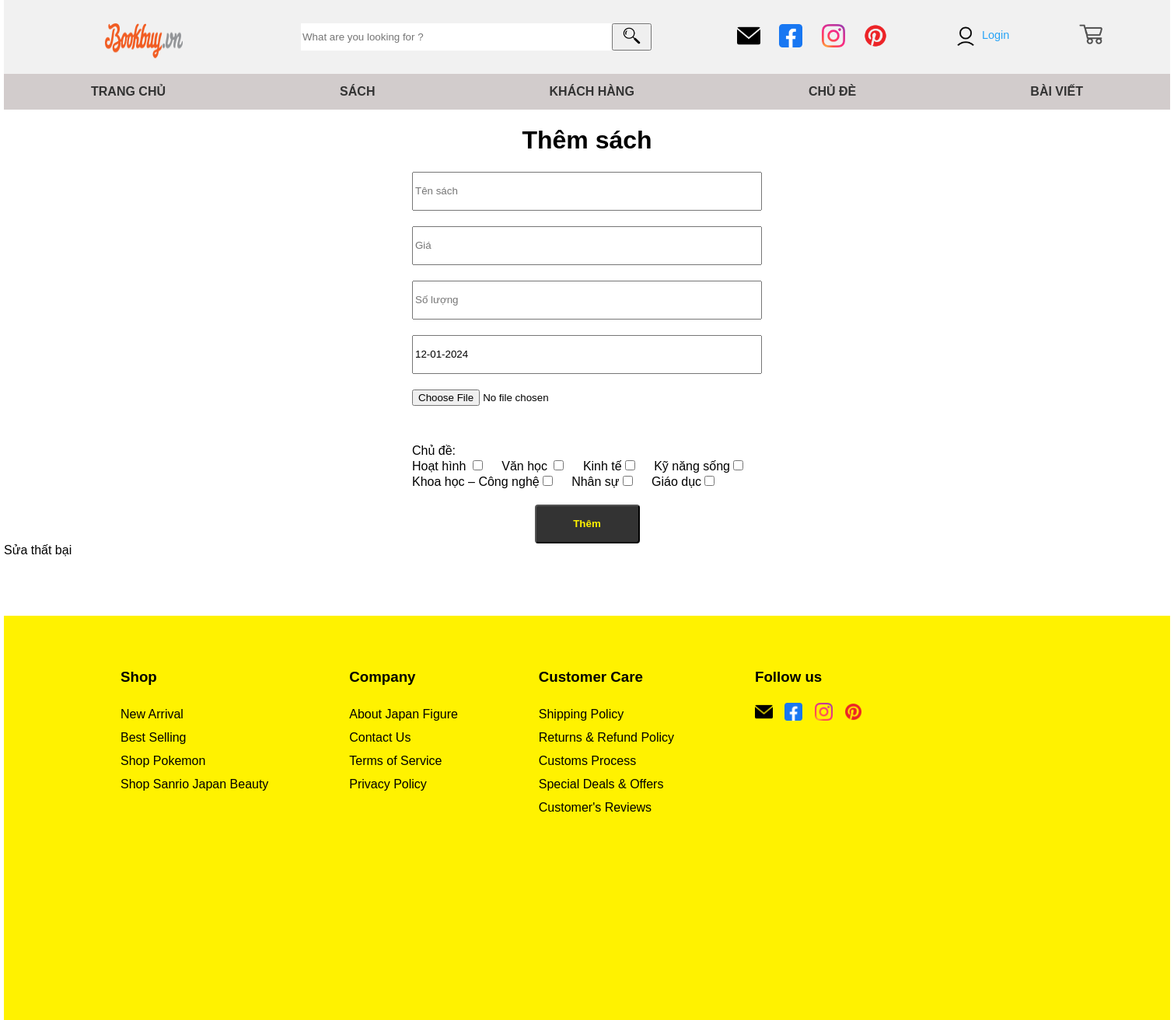
The app's page /AddUpdateBook.php with its own data.
### tables this page shows
CREATE TABLE IF NOT EXISTS `chude` (
  `machude` int(11) NOT NULL AUTO_INCREMENT,
  `tenchude` varchar(50) DEFAULT NULL,
  PRIMARY KEY (`machude`)
);

### Category.php (called while the page is built, shortened)
<?php
include_once "DB.php";
function findAllCategory()
{
    $conn = connectDB();
    $stmt = $conn->prepare("SELECT * FROM chude");
    $stmt->execute();
    $kq = $stmt->fetchAll();
    return $kq;
}

### AddUpdateBook.php (the view, shortened to what this page needs)
<!DOCTYPE html>
<html lang="en">
<head>
    <link rel="stylesheet" href="stylebuy.css">
    <link rel="stylesheet" href="style.css">
    <link rel="stylesheet" href="styleLogin.css">
</head>
<body>
    <?php
    include_once "DB.php";
    include_once "Category.php";
    ?>
    <div class="header">
        <div class="box_header">
            <a href="index.php"> <img class="img_header" src="image/banner/logo.png" alt=""></a>
            <div class="box_search">
                <input type="text" name="" id="search_item" placeholder="What are you looking for ? ">
                <button class="button_search"><img src="image/icon/search_icon.png" alt="" width="70%"></button>
            </div>
        </div>
        <div class="bar_item">
            <div class="list_img">
                <a class="img_link" href=""><img src="image/icon/icon_mail.png" alt=""></a>
                <a class="img_link" href=""><img src="image/icon/icon_facebook.png" alt=""></a>
                <a class="img_link" href=""><img src="image/icon/icon_instagram.png" alt=""></a></a>
                <a class="img_link" href=""><img src="image/icon/icon_pinterest.png" alt=""></a></a>
            </div>
            <div class="info_item">
                <div><a href="Login.php" class="login"><img src="image/icon/icon_person.png" alt="" width="30px" style="margin-right: 10%;"><span>
                            <?php
                            if (isset($_GET["userId"])) {
                                $id = $_GET["userId"];
                                $user = findUser($id);
                                foreach ($user as $key => $value) {
                                    echo $value["hoten"];
                                }
                            } else {
                                echo "Login";
                            }
                            ?></span></a></div>
                <div><a href=""><img src="image/icon/icon_cart.png" alt="" width="30px"></a></div>
            </div>
        </div>
    </div>
    <div class="topnav">
        <a href="#">TRANG CHỦ</a>
        <a href="BookManager.php">SÁCh</a>
        <a href="#">KHÁCH HÀNG</a>
        <a href="#">CHỦ ĐÈ</a>
        <a href="#">BÀI VIẾT</a>
    </div>
    <div class="form_login">
        <form action="" method="post" enctype="multipart/form-data">
            <h1 style="text-align: center;">
                <?php
                $id = $_GET["userId"];
                $idBook = $_GET["id"];
                if (isset($id)) {
                    echo "Sửa sách";
                } else {
                    echo "Thêm sách";
                }
                ?>
            </h1>
            <input class="input" type="text" name="tensach" id="" placeholder="Tên sách" value="<?php echo $book->tensach ?>"><br>
            <input class="input" type="text" name="gia" id="" placeholder="Giá" value="<?php echo $book->gia ?>"><br>
            <input class="input" type="text" name="soluong" id="" placeholder="Số lượng" value="<?php echo $book->soluong ?>"><br>
            <input class="input" type="text" name="ngayphathanh" id="" placeholder="Ngày phát hành" value="<?php $date = date_create($book->ngaycapnhat);
                                                                                                            echo date_format($date, "d-m-Y"); ?>"><br>
            <input class="input" type="file" name="anh" value="D:\Repositories\wamp\www\ThiGk\WebFigure/<?php echo $book->image ?>">
            <label for="">Chủ đề:</label><br>
            <?php
            $categories = findAllCategory();
            foreach ($categories as $k => $c) {
                $value = "";
            ?>
                <label for=""><?php echo $c["tenchude"] ?></label><input style="margin-right: 20px;" type="checkbox" name="categories[]" id="" value="<?php echo $c["machude"] ?>" <?php echo $value ?>>
            <?php
                if ($k != 0 && $k % 3 == 0) {
                    echo "<br>";
                }
            }
            ?>
            <div style="text-align: center; margin-top: 20px; height:50px;"><input style="height: 100%" type="submit" class="button_signin" value="<?php
                                                                                                                                                    if (isset($id)) {
                                                                                                                                                        echo "Sửa";
                                                                                                                                                    } else {
                                                                                                                                                        echo "Thêm";
                                                                                                                                                    }
                                                                                                                                                    ?>"></div>
        </form>
    </div>
    <?php
    function indexPost($index, $value = "")
    {
        return $value;
    }
    $tensach = indexPost("tensach");
    $gia = indexPost("gia");
    $soluong = indexPost("soluong");
    $ngayphathanh = indexPost("ngayphathanh");
    $categories = indexPost("categories");
    $arrImg = array("image/png", "image/jpeg", "image/bmp");
    $err = "";
    if (isset($id)) {
        $img = $book->image;
    } else {
        $img = "image/img_item/";
    }
    if ($tensach == "") $err .= "Phải nhập tên sachs <br>";
    if ($gia == "") $err .= "Phải nhập giá <br>";
    if ($soluong == "") $err .= "Phải nhập số lượng <br>";
    if ($ngayphathanh == "") $err .= "Phải nhập ngày phát hành<br>";
    $errFile = $_FILES["anh"]["error"];
    if ($errFile > 0)
        $err .= "Lỗi file hình <br>";
    else {
        $type = $_FILES["anh"]["type"];
        if (!in_array($type, $arrImg))
            $img = "image/img_item/";
    }
    if ($tensach != "" && $gia != "" && $soluong != "" && $ngayphathanh != "" && $img != "" && $img != "image/img_item/" && $categories != "") {
        try {
            $book->tensach = $tensach;
            $book->gia = $gia;
            $book->soluong = $soluong;
            $book->image = $img;
            $date = date_create($ngayphathanh);
            $book->ngaycapnhat = date_format($date, "Y-m-d");
            print_r($book);
            if (isset($id)) {
                $book->id = $idBook;
                if (updateBook($book, $categories)) {
                    echo "Sửa thành công";
                }
                else{
                    echo "Sửa thất bại";
                }
            } else {
                if (addBook($book, $categories)) {
                    echo "Thêm thành công";
                }
                else{
                    echo "Thên thất bại";
                }
            }
        } catch (Exception $ex) {
            if (isset($id)) {
                echo "Sửa thành công";
            } else {
                echo "Thêm thành công";
            }
        }
    }
    else if($img == "image/img_item/"){
        echo "Sửa thất bại";
    }
    ?>
    <footer class="footer">
        <div class="box_footer">
            <div>
                <h3>Shop</h3>
                <a href="">New Arrival</a><br>
                <a href="">Best Selling</a><br>
                <a href="">Shop Pokemon</a><br>
                <a href="">Shop Sanrio</a>
                <a href="">Japan Beauty</a>
            </div>
            <div>
                <h3>Company</h3>
                <a href="">About Japan Figure</a><br>
                <a href="">Contact Us</a><br>
                <a href="">Terms of Service</a><br>
                <a href="">Privacy Policy</a>
            </div>
            <div>
                <h3>Customer Care</h3>
                <a href="">Shipping Policy</a><br>
                <a href="">Returns & Refund Policy</a><br>
                <a href="">Customs Process</a><br>
                <a href="">Special Deals & Offers</a><br>
                <a href="">Customer's Reviews</a>
            </div>
            <div>
                <h3>Follow us</h3>
                <div class="follow_icon">
                    <a href="">
                        <div class="zoom"><img src="image/icon/icon_mail.png" alt=""></div>
                    </a>
                    <a href="">
                        <div class="zoom"><img src="image/icon/icon_facebook.png" alt=""></div>
                    </a>
                    <a href="">
                        <div class="zoom"><img src="image/icon/icon_instagram.png" alt=""></div>
                    </a>
                    <a href="">
                        <div class="zoom"><img src="image/icon/icon_pinterest.png" alt=""></div>
                    </a>
                </div>
            </div>
    </footer>
</body>
</html>

### stylebuy.css (style rules this page uses)
* { font-family: 'Nunito Sans', sans-serif; }

### style.css (style rules this page uses)
* { box-sizing: border-box; font-family: 'Nunito Sans', sans-serif; }
body { margin: 0 auto; width: 1500px; }
.header { background-color: #f1f1f1; padding: 30px; text-align: center; display: flex; align-items: center; }
.topnav { width: 100%; overflow: hidden; display: flex; justify-content: space-around; background-color: #d2cccc; text-transform: uppercase; }
.topnav a { position: relative; float: left; display: block; color: #333; text-align: center; padding: 14px 16px; text-decoration: none; font-weight: 700; }
.img_header { width: 100px; height: 45px; margin-left: 100px; }
#search_item { border: 0; width: 400px; height: 100%; }
.box_header { height: 35px; width: 60%; display: flex; justify-content: space-between; }
.box_search { display: flex; }
.button_search { width: 10%; height: 100%; }
.bar_item { width: 40%; display: flex; justify-content: space-around; justify-items: center; }
.info_item { width: 50%; display: flex; justify-content: space-around; }
.info_item>div { text-align: center; }
.info_item a { color: #000; }
.list_img { margin-left: 20px; margin-right: 20px; display: inline-block; }
.list_img>a>img { width: 30px; margin-left: 20px; }
.login { display: flex; align-items: center; text-decoration: none; }
.footer { position: relative; width: 100%; height: 520px; background-color: #fff200; margin-top: 5%; }
.box_footer { width: 80%; margin-left: 10%; padding-top: 3%; display: flex; justify-content: space-between; line-height: 30px; }
.box_footer a { text-decoration: none; color: #000; }
.follow_icon { width: 40%; display: flex; justify-content: space-between; }
.follow_icon img { width: 60%; text-align: center; }

### styleLogin.css (style rules this page uses)
.form_login { width: 30%; margin: auto; }
.form_login .input { width: 100%; height: 50px; margin-bottom: 20px; }
.form_login a,span { text-decoration: none; color: #29a4f6; line-height: 25px; font-size: 0.9rem; }
.button_signin { width: 30%; background-color:#333; color: #fff200; font-weight: 600; border-radius: 4px; }

### records on screen
chude: tenchude "Hoạt hình"
chude: tenchude "Văn học"
chude: tenchude "Kinh tế"
chude: tenchude "Kỹ năng sống"
chude: tenchude "Khoa học – Công nghệ"
chude: tenchude "Nhân sự"
chude: tenchude "Giáo dục"
